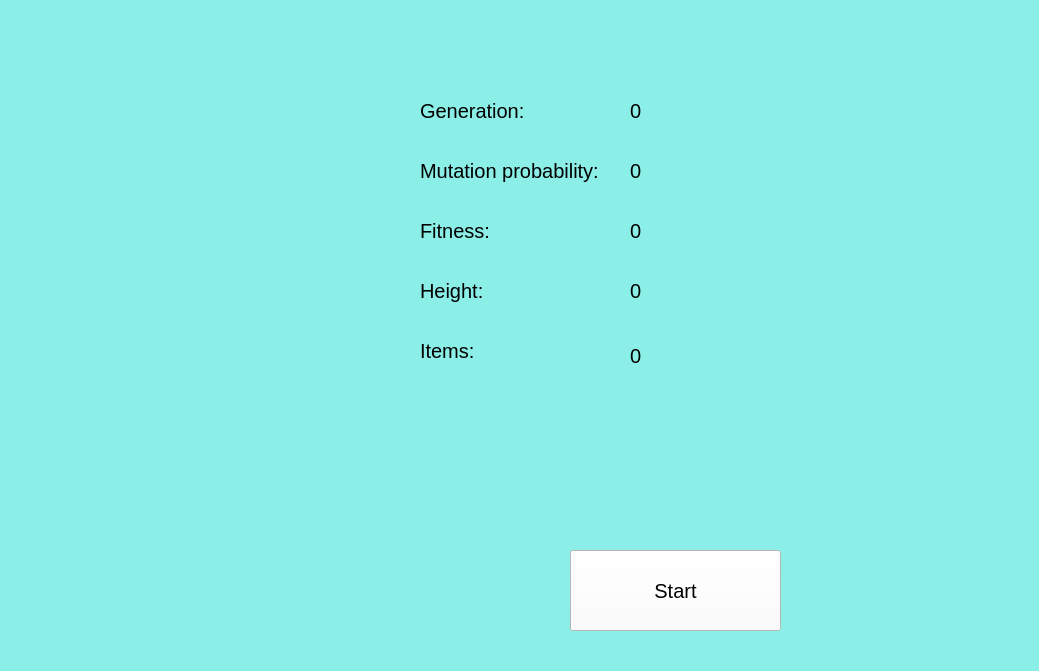
<?xml version="1.0" encoding="UTF-8"?>
<ui version="4.0">
 <class>GeneticAlgorithm</class>
 <widget class="QMainWindow" name="GeneticAlgorithm">
  <property name="geometry">
   <rect>
    <x>0</x>
    <y>0</y>
    <width>1039</width>
    <height>671</height>
   </rect>
  </property>
  <property name="windowTitle">
   <string>Genetic Algorithm</string>
  </property>
  <property name="styleSheet">
   <string notr="true">QMainWindow {
		background: #8befe8;
		font-size: 20px;
}

QWidget {
		background: #8befe8;
		font-size: 20px;
}

#character {
		background-image: url(&quot;./alto.jpg&quot;);
}

QPushButton {
		background: #fff;
}</string>
  </property>
  <widget class="QWidget" name="centralwidget">
   <widget class="QLabel" name="label">
    <property name="geometry">
     <rect>
      <x>420</x>
      <y>90</y>
      <width>181</width>
      <height>41</height>
     </rect>
    </property>
    <property name="text">
     <string>Generation:</string>
    </property>
   </widget>
   <widget class="QLabel" name="label_2">
    <property name="geometry">
     <rect>
      <x>420</x>
      <y>150</y>
      <width>201</width>
      <height>41</height>
     </rect>
    </property>
    <property name="text">
     <string>Mutation probability:</string>
    </property>
   </widget>
   <widget class="QLabel" name="label_4">
    <property name="geometry">
     <rect>
      <x>420</x>
      <y>210</y>
      <width>181</width>
      <height>41</height>
     </rect>
    </property>
    <property name="text">
     <string>Fitness:</string>
    </property>
   </widget>
   <widget class="QLabel" name="generation">
    <property name="geometry">
     <rect>
      <x>630</x>
      <y>90</y>
      <width>221</width>
      <height>41</height>
     </rect>
    </property>
    <property name="text">
     <string>0</string>
    </property>
   </widget>
   <widget class="QLabel" name="pm">
    <property name="geometry">
     <rect>
      <x>630</x>
      <y>150</y>
      <width>221</width>
      <height>41</height>
     </rect>
    </property>
    <property name="text">
     <string>0</string>
    </property>
   </widget>
   <widget class="QLabel" name="fitness">
    <property name="geometry">
     <rect>
      <x>630</x>
      <y>210</y>
      <width>221</width>
      <height>41</height>
     </rect>
    </property>
    <property name="text">
     <string>0</string>
    </property>
   </widget>
   <widget class="QPushButton" name="pushButton">
    <property name="geometry">
     <rect>
      <x>570</x>
      <y>550</y>
      <width>211</width>
      <height>81</height>
     </rect>
    </property>
    <property name="text">
     <string>Start</string>
    </property>
   </widget>
   <widget class="QLabel" name="end">
    <property name="geometry">
     <rect>
      <x>450</x>
      <y>440</y>
      <width>181</width>
      <height>41</height>
     </rect>
    </property>
    <property name="text">
     <string/>
    </property>
   </widget>
   <widget class="QLabel" name="character">
    <property name="geometry">
     <rect>
      <x>20</x>
      <y>40</y>
      <width>381</width>
      <height>571</height>
     </rect>
    </property>
    <property name="text">
     <string/>
    </property>
   </widget>
   <widget class="QLabel" name="label_5">
    <property name="geometry">
     <rect>
      <x>420</x>
      <y>270</y>
      <width>181</width>
      <height>41</height>
     </rect>
    </property>
    <property name="text">
     <string>Height:</string>
    </property>
   </widget>
   <widget class="QLabel" name="height">
    <property name="geometry">
     <rect>
      <x>630</x>
      <y>270</y>
      <width>221</width>
      <height>41</height>
     </rect>
    </property>
    <property name="text">
     <string>0</string>
    </property>
   </widget>
   <widget class="QLabel" name="label_6">
    <property name="geometry">
     <rect>
      <x>420</x>
      <y>330</y>
      <width>181</width>
      <height>41</height>
     </rect>
    </property>
    <property name="text">
     <string>Items:</string>
    </property>
   </widget>
   <widget class="QLabel" name="items">
    <property name="geometry">
     <rect>
      <x>630</x>
      <y>330</y>
      <width>401</width>
      <height>51</height>
     </rect>
    </property>
    <property name="text">
     <string>0</string>
    </property>
   </widget>
  </widget>
  <widget class="QStatusBar" name="statusbar"/>
 </widget>
 <resources/>
 <connections/>
</ui>
